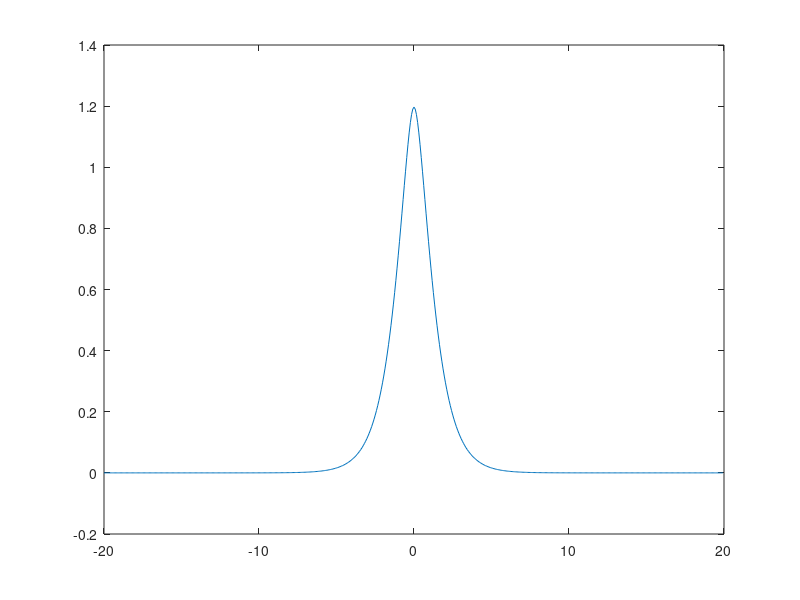

The MATLAB script that drew this image:
%%% Solitary wave to the Holm-Hone equation using the Petviashvili
%%% method

function a = hh_traveling_wave(c, ah, l, N)

% Input  : - c,  speed (must be > 1)
%          - ah, ambient height
%          - l,  half-length of the domain
%          - N,  number of Fourier modes used in the computation
% Output : hh_traveling_wave_init.txt file with the solution (x, u(x))
% Example: hh_traveling_wave(1.2)
    
    if nargin < 4
        N = 512;  % number of Fourier modes
    end
    if nargin < 3
        l = 20.0; % half-length of the domain
    end
    if nargin < 2
        ah = 0.0;
    end
    if nargin < 1
        c = 1.2;  % speed
    end
    
    ceff = c - ah; % the DP equation with ah != 0 can be transformed
                   % to the one with ah == 0 by
                   % unew = u + ah, xnew = x + ah*t, tnew = t
                   % (k == 1.5 * ah)

    dx = 2*l/N;             % distance between two points in the real space
    x = (-N/2:N/2-1)'*dx;   % real space discretization

    % vector of wavenumbers
    k = [0:N/2-1 0 1-N/2:-1]'*pi/l;

    j = (N/4+2:N/4*3);      % antialising treatment
    k(j) = 0;               % the frequencies we sacrify
    
    L = ceff*(4 + 5 * k.^2 + k.^4) - 8*ah; % linear operator
    Linv = 1./L;                           % inverse linear operator

    u0 = exp(-x.^2);
    

    tol = 1e-15;        % iterations stopping criterium
    gam = 1.5;          % a parameter in the Petviashvili method
    
    err = inf;
    iter = 0;
    while (err > tol)
        iter = iter + 1;
        u0_hat = fft(u0);
        Nl_hat = fft(u0 .* ifft(k.^4 .* u0_hat) ...
                    + ifft(k .* u0_hat) .* ifft(k.^3 .* u0_hat) ...
                    - 0.5 * ifft(k.^2 .* u0_hat).^2 ...
                    + 5.0 * u0 .*  ifft(k.^2 .* u0_hat) ...
                    + 2.5 * ifft(k .* u0_hat).^2 ...
                    + 6 * u0.^2);
        Nl_hat(j) = 0;
        Lu0_hat = L .* u0_hat;
        nom = sum(conj(u0_hat) .* Nl_hat);
        denom = sum(conj(u0_hat) .* Lu0_hat);
        S = (denom/nom)^gam;
        u1_hat = S * Linv .* Nl_hat;
        u1 = real(ifft(u1_hat));
        err = norm(u1-u0, inf);
        fprintf('iteration %5d; error = %.2e\n', iter, err);
        u0 = u1;
    end
    plot(x,u0)
    
    
    io = fopen('hh_traveling_wave_init.txt','w');
    fprintf(io, '# x u0 \n');
    fprintf(io, '# Generated using the following parameters \n');
    fprintf(io, '# c  = %20.15e \n', c);
    fprintf(io, '# ah = %20.15e \n', ah);
    fprintf(io, '# l  = %20.15e \n', l);
    fprintf(io, '# N  = %d \n', N);
    for i=1:N
        fprintf(io,'%20.15f %20.15e\n', x(i), ah + u0(i));
    end
    fprintf(io,'%20.15f %20.15e\n', -x(1), ah + u0(1));
    
    fprintf('min(u0) = %.2e\n', min(u0));
    fprintf('max(u0) = %.2e\n', max(u0));
    fprintf('u0( 1 ) = %.2e\n', u0(1));
    fprintf('u0(end) = %.2e\n', u0(end));
    a = max(u0);
end
